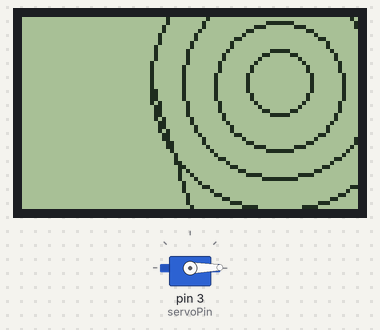
Simulated run of this sketch. Board: Arduino Uno, built with avr-gcc and run on an emulated ATmega328P. On the bench: 84×48 one-colour display, servo. Random numbers use the default seed unless the sketch sets one; what the sketch prints to the serial monitor is not drawn.

Above: at 0.1 s.
At 3.2 s:
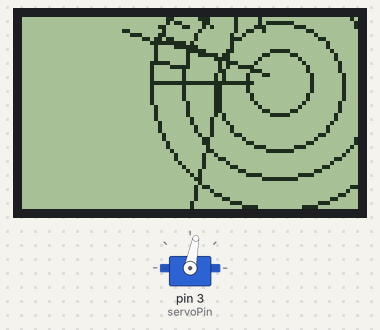
At 8.2 s:
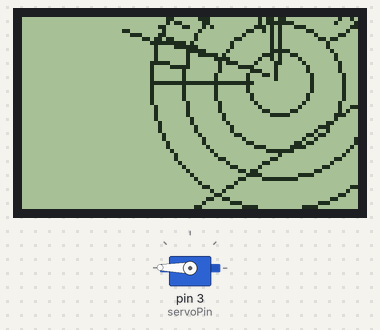
At 16.0 s:
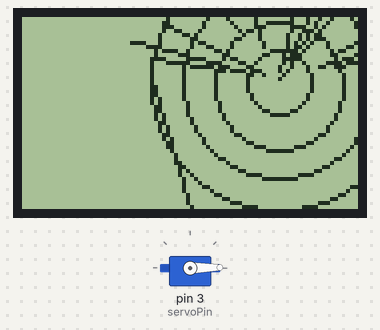
Timing chart, 0 to 17.5 s (numbered marks = the images above):
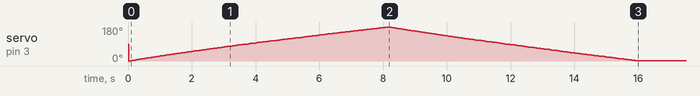

The sketch:

main.ino
```cpp
#include <Arduino.h>
#include <SPI.h>
#include <U8g2lib.h>
#include <Servo.h>
U8G2_PCD8544_84X48_F_4W_SW_SPI u8g2(U8G2_R0, /* clock=*/ 10, /* data=*/ 9, /* cs=*/ 12, /* dc=*/ 11, /* reset=*/ 13);  // Nokia 5110 Display
Servo Servo1;
const int servoPin = 3;
//for sonar
const int triggerPin = 4;
const int echoPin = 5;
int distance;
int locationOfObjects[180];

void drawDial(int angle) {
  u8g2.drawCircle(64, 16, 32, U8G2_DRAW_ALL);//center(42,48) radius:41 - 32
  u8g2.drawCircle(64, 16, 24, U8G2_DRAW_ALL);//center(42,48) radius:31 - 24
  u8g2.drawCircle(64, 17, 16, U8G2_DRAW_ALL);//center(42,48) radius:21 - 16
  u8g2.drawCircle(64, 16, 8, U8G2_DRAW_ALL);//center(42,48) radius:11 - 8
  int x = 64 - 32 *  cos(angle * 3.14 / 180);
  int y = 16 - 32 *  sin(angle * 3.14 / 180);
  u8g2.drawLine(42, 48, x, y);
}

void drawObjectLine(int value, int angle) {
  int x0 = 64 - 32 *  cos(angle * 3.14 / 180);
  int y0 = 16 - 32 *  sin(angle * 3.14 / 180);
  int x1 = 64 - value *  cos(angle * 3.14 / 180);
  int y1 = 16 - value *  sin(angle * 3.14 / 180);
  u8g2.drawLine(x1, y1, x0, y0);
}

int lol() {
  long duration;
  digitalWrite(triggerPin, LOW);
  delayMicroseconds(2);
  digitalWrite(triggerPin, HIGH);
  delayMicroseconds(10);
  digitalWrite(triggerPin, LOW);
  duration = pulseIn(echoPin, HIGH);
  // Calculating the distance
  return duration * 0.034 / 2;
}

void clearArray() {
  for (int i = 0; i < 180; i++) {
    locationOfObjects[i] = 0;
  }
}

void setup(void) {
  u8g2.begin();
  Servo1.attach(servoPin);
  Serial.begin(9600);

  Serial.println("LMAO");
  for (int i = 0; i < 180; i++) {
    Servo1.write(i);
    u8g2.clearBuffer();
    drawDial(i);
    distance = random(300);
    if (distance < 41) {
      locationOfObjects[i] = distance;
    } else {
      locationOfObjects[i] = 0;
    }
    for (int k = 0; k < i; k++) {
      if (locationOfObjects[k]) {
        drawObjectLine(locationOfObjects[k], k);
      }
    }
    u8g2.sendBuffer();
    delay(10);
  }

  clearArray();

  for (int i = 180; i > 0; i--) {
    Servo1.write(i);
    u8g2.clearBuffer();
    drawDial(i);
    distance = random(300);
    if (distance < 41) {
      locationOfObjects[i] = distance;
    } else {
      locationOfObjects[i] = 0;
    }
    for (int k = 180; k > i; k--) {
      if (locationOfObjects[k]) {
        drawObjectLine(locationOfObjects[k], k);
      }
    }
    u8g2.sendBuffer();
    delay(10);
  }
  clearArray();
}

void loop(void) {

}
```
